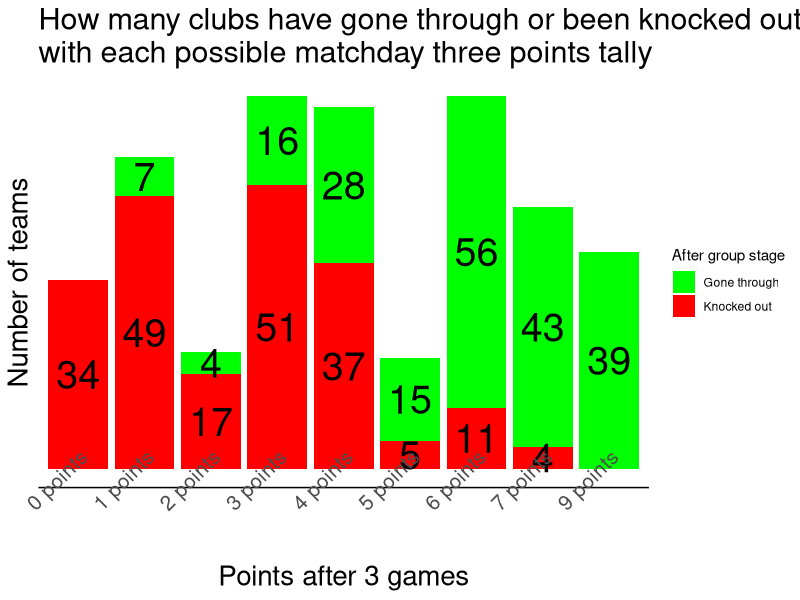

Here is the R script that generated this plot:
## ---- chunk 1
knitr::opts_chunk$set(echo = TRUE)
## ---- chunk 2
library(ggplot2)
library(dplyr)
library(plyr)

data <- data.frame(points_after_3_games = paste(rep((0:9)[-9], 2), "points"),
                   number_of_through_out = c(34, 49, 17, 51, 37, 5, 11, 4, 0,
                                             0, 7, 4, 16, 28, 15, 56, 43, 39),
                   type_of_event = c(rep("Knocked out", 9), rep("Gone through", 9)),
                   stringsAsFactors = FALSE
)

data <- ddply(data, .(points_after_3_games), 
   transform, label_position = cumsum(number_of_through_out) - (0.5 * number_of_through_out)
)
data$label_position[which(data$number_of_through_out == 0)] <- NA

tick_labels <- unique(data$points_after_3_games)

p <- ggplot(data, aes(x = points_after_3_games, y = number_of_through_out, fill = type_of_event, order = type_of_event)) +
   geom_bar(stat = "identity") +
   theme_classic() +
   scale_x_discrete(labels = tick_labels) +
   scale_y_continuous(breaks = NULL) +
   scale_fill_manual(values = c("green", "red"), name = "After group stage") +
   xlab("Points after 3 games") +
   ylab("Number of teams") +
   ggtitle("How many clubs have gone through or been knocked out\nwith each possible matchday three points tally") +
   theme(axis.title = element_text(size = 20), plot.title = element_text(hjust = 0, size = 22),
         axis.ticks.x = element_blank(), axis.text.x = element_text(angle = 45, hjust = 1.2, vjust = 2, size = 15))  +
   geom_text(aes(label = number_of_through_out, y = label_position), size = 10)
## ---- chunk 3
p
